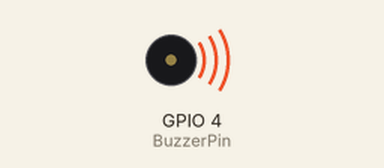
The program below on a simulated Raspberry Pi (BCM pin numbers). On the bench: buzzer (waves = sounding).

Above: at 0.5 s.
Timing chart, 0 to 22.5 s (numbered marks = the images above):
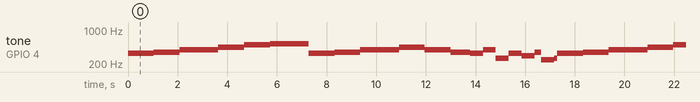

The program:

buzzer.py
```python
import RPi.GPIO as GPIO
import time

BuzzerPin = 4

GPIO.setmode(GPIO.BCM)
GPIO.setup(BuzzerPin, GPIO.OUT)
GPIO.setwarnings(False)

global Buzz
Buzz = GPIO.PWM(BuzzerPin, 440)
Buzz.start(50)

B0 = 31
C1 = 33
CS1 = 35
D1 = 37
DS1 = 39
E1 = 41
F1 = 44
FS1 = 46
G1 = 49
GS1 = 52
A1 = 55
AS1 = 58
B1 = 62
C2 = 65
CS2 = 69
D2 = 73
DS2 = 78
E2 = 82
F2 = 87
FS2 = 93
G2 = 98
GS2 = 104
A2 = 110
AS2 = 117
B2 = 123
C3 = 131
CS3 = 139
D3 = 147
DS3 = 156
E3 = 165
F3 = 175
FS3 = 185
G3 = 196
GS3 = 208
A3 = 220
AS3 = 233
B3 = 247
C4 = 262
CS4 = 277
D4 = 294
DS4 = 311
E4 = 330
F4 = 349
FS4 = 370
G4 = 392
GS4 = 415
A4 = 440
AS4 = 466
B4 = 494
C5 = 523
CS5 = 554
D5 = 587
DS5 = 622
E5 = 659
F5 = 698
FS5 = 740
G5 = 784
GS5 = 831
A5 = 880
AS5 = 932
B5 = 988
C6 = 1047
CS6 = 1109
D6 = 1175
DS6 = 1245
E6 = 1319
F6 = 1397
FS6 = 1480
G6 = 1568
GS6 = 1661
A6 = 1760
AS6 = 1865
B6 = 1976
C7 = 2093
CS7 = 2217
D7 = 2349
DS7 = 2489
E7 = 2637
F7 = 2794
FS7 = 2960
G7 = 3136
GS7 = 3322
A7 = 3520
AS7 = 3729
B7 = 3951
C8 = 4186
CS8 = 4435
D8 = 4699
DS8 = 4978

song = [
    G4,
    E4, F4, G4, G4, G4,
    A4, B4, C5, C5, C5,
    E4, F4, G4, G4, G4,
    A4, G4, F4, F4,
    E4, G4, C4, E4,
    D4, F4, B3,
    C4
]

beat = [
    8,
    8, 8, 4, 4, 4,
    8, 8, 4, 4, 4,
    8, 8, 4, 4, 4,
    8, 8, 4, 2,
    4, 4, 4, 4,
    4, 2, 4,
    1
]

while True:
    for i in range(1, len(song)):
        Buzz.ChangeFrequency(song[i])
        time.sleep(beat[i]*0.13)
```
